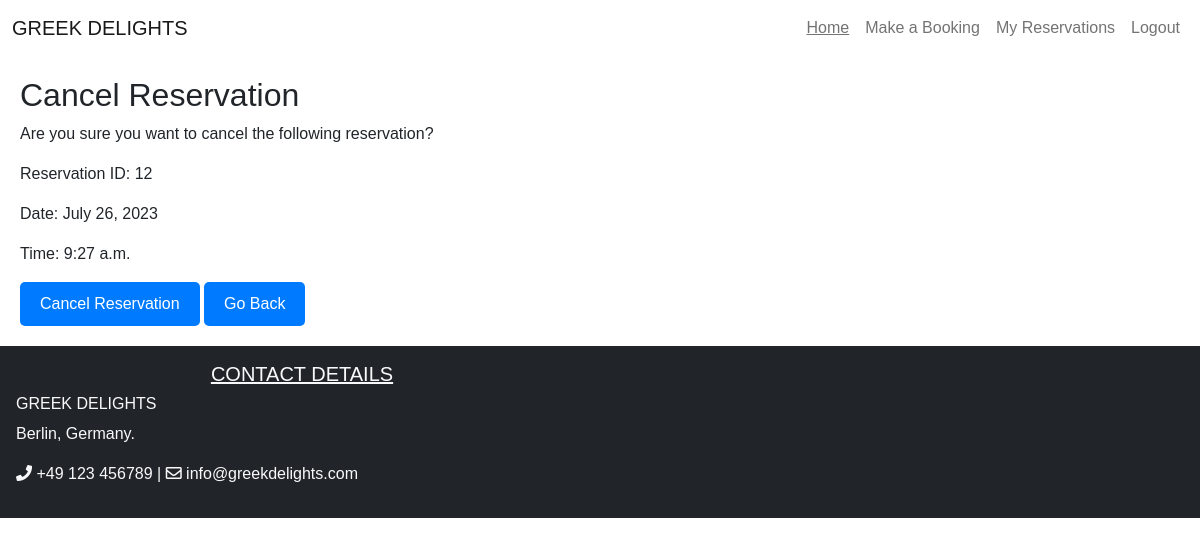
Page /cancel/12 (signed in) on the committed database.
### reservation/models.py (models this page shows, shortened)
class Reservation(models.Model):
    user = models.ForeignKey(User, on_delete=models.CASCADE)
    full_name = models.CharField(max_length=300, blank=False)
    email = models.CharField(max_length=300, blank=False)
    phoneNumberRegex = RegexValidator(regex=r'^\+?1?\d{9,15}$')
    mobile = models.CharField(validators=[phoneNumberRegex], max_length=15, blank=False)
    date = models.DateField(blank=False)
    time = models.TimeField(blank=False)
    guests = models.PositiveIntegerField(blank=False)
    requests = models.TextField(max_length=400)
    status = models.IntegerField(choices=STATUS, default=0)
    class Meta:
        ordering = ['-date']
        constraints = [
            models.UniqueConstraint(
                fields=['user', 'date', 'time'], name='unique_reservation'
            ),
        ]

### reservation/views.py (the view)
# urls.py: path('cancel/<reservation_id>', views.cancel_reservation, name='cancel'),
def cancel_reservation(request, reservation_id):
    if request.user.is_authenticated:
        reservation = get_object_or_404(Reservation, id=reservation_id, user=request.user)
        if request.method == 'POST':
            reservation.delete()
            return redirect('reservations')
        else:
            return render(request, 'cancel_reservation.html', {
                'reservation': reservation,
            })
    else:
        return redirect('account_login')

### reservation/templates/cancel_reservation.html (shortened to what this page needs)
{% extends "base.html" %}
{% block content %}
    <div class="container">
        <h2>Cancel Reservation</h2>
        <p>Are you sure you want to cancel the following reservation?</p>
        <p>Reservation ID: {{ reservation.id }}</p>
        <p>Date: {{ reservation.date }}</p>
        <p>Time: {{ reservation.time }}</p>
        <form method="post" id="cancelForm">
            <button type="submit" class="btn btn-danger">Cancel Reservation</button>
            <a href="{% url 'reservations' %}" class="btn btn-secondary">Go Back</a>
        </form>
    </div>
{% endblock %}

### reservation/static/reservation/style.css (style rules this page uses)
body { font-family: Arial, sans-serif; }
.container { max-width: 1200px; margin: 0 auto; padding: 20px; }
.btn { display: inline-block; padding: 10px 20px; background-color: #007bff; color: #fff; text-decoration: none; border: none; border-radius: 5px; cursor: pointer; }

### rows in the picture
Reservation: id "12", date "July 26, 2023", time "9:27 a.m."
